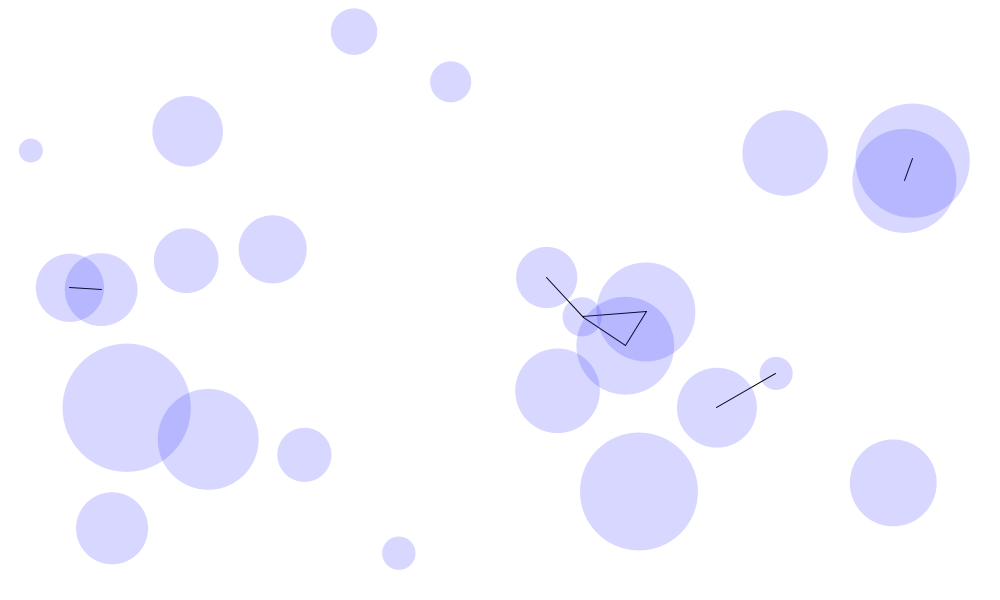
Frame 1 (no input)
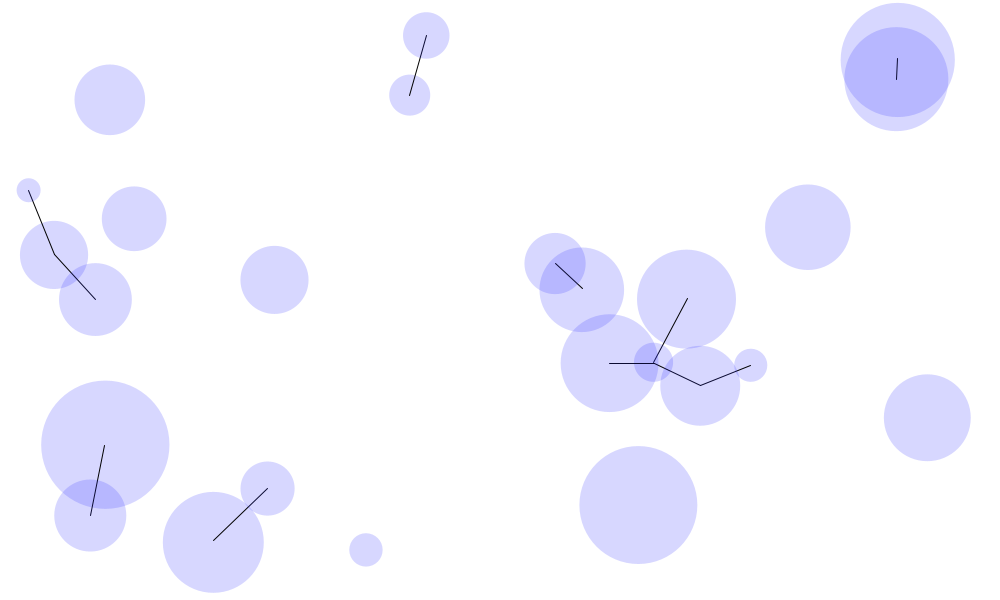
Frame 60 (the mouse pressed at the canvas centre just before this capture)
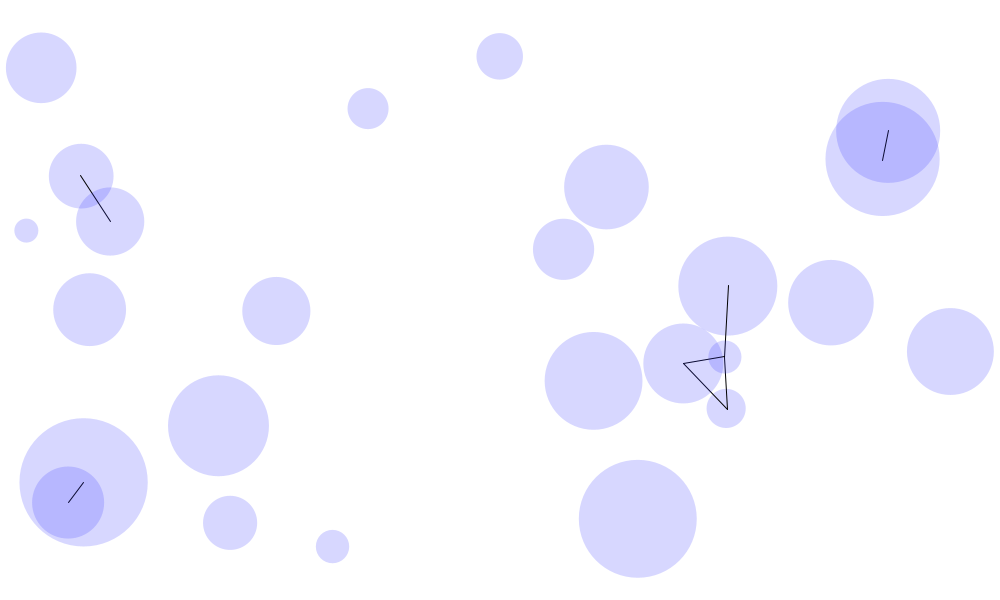
Frame 120 (the mouse held since frame 60 and released just before this capture)

The Processing sketch that drew these frames (run headless with seeded random() and noise(); from frame 60 on, the mouse is pressed at the canvas centre):

// Processing sketch: processing_172395
// ── processing_172395.pde

/*
 * Taller ProgramaciÃ³n MDI Veritas
 * Tarea#1
 * Crear un cÃ³digo donde mÃºltiples cÃrculos (o cualquier otra figura geomÃ©trica), 
 * se muevan a diferentes velocidades. Cuando cualquier cÃrculo se acerca a otro, 
 * a un radio menor predefinido, entonces dibujar una lÃnea entre ambos cÃrculos.

 * Tips: utilizar random() para definir cuanto se mueve un cÃrculo en cada paso. 
 * Checkear los bordes para que n se salgan los cÃrculos.
 */

/**
 * Main program file
 *
 * @author Paula ChavarrÃa
 * @since 28/1/14
 * @version 0.1
 */

//================================================================================
// Constants
//================================================================================


int SCREEN_WIDTH = 1000;
int SCREEN_HEIGHT = 600;
int CIRCLES_COUNT = 25;
int NEIGHBOR_DISTANCE = 75;

//================================================================================
// Global Variables
//================================================================================

ArrayList<Circle> circlesCollection; // The collection of circles presented on the
                                     // canvas

//================================================================================
// Program's methods override
//================================================================================

/**
 * @see http://www.processing.org/reference/setup_.html
 */
void setup() {
  
  // Sets the canvas
  size(1000,600);
  noCursor();
  smooth();
  
  // Initializes the circles collection
  circlesCollection = new ArrayList<Circle>();
  
  // Populates the circles collection
  for(int i = 0; i < CIRCLES_COUNT; i++) {
    Circle circle = new Circle();
    circlesCollection.add(circle);
  }
}

/**
 * @see http://www.processing.org/reference/draw_.html
 */
void draw() {
  
  // As we are animating we must clean the canvas background 
  // on every update cycle
  background(255);
  
  // Iterates backwards through the circles collection.
  for (int i=CIRCLES_COUNT-1; i >= 0; i--) {
    
    // Gets the circle
    Circle circle = circlesCollection.get(i);
    
    // Draws or updates the circle within the canvas
    circle.update();
    
    // Gets the position from the circle, in order to calculate its distance
    // with his neighbors
    float x1 = circle.xPosition;
    float y1 = circle.yPosition;
    
    // Iterates backwards through the circles posible neighbors.
    for(int j = i - 1; j >= 0 ; j --) {
      
      // Gets the circle posible neighbor
      Circle posibleNeighbor = circlesCollection.get(j);
      
      // Gets the position from the posible neighbor
      float x2 = posibleNeighbor.xPosition;
      float y2 = posibleNeighbor.yPosition;
  
      // Calculates the distance from the posible neighbor to the circle 
      float distance = sqrt((x1-x2)*(x1-x2) + (y1-y2)*(y1-y2));
      
      // Checks if the distance is less or equal to the min distance to be considered a neighbor
      if (distance <= NEIGHBOR_DISTANCE) {
        // As the possible neighbor is actually a neigbor a line should be drawn
        // within the two circles
        stroke(0);
        line(x1, y1, x2, y2);
      }
    }
  }
}

/*
 * Taller ProgramaciÃ³n MDI Veritas
 * Tarea#1
 * Crear un cÃ³digo donde mÃºltiples cÃrculos (o cualquier otra figura geomÃ©trica), 
 * se muevan a diferentes velocidades. Cuando cualquier cÃrculo se acerca a otro, 
 * a un radio menor predefinido, entonces dibujar una lÃnea entre ambos cÃrculos.

 * Tips: utilizar random() para definir cuanto se mueve un cÃrculo en cada paso. 
 * Checkear los bordes para que n se salgan los cÃrculos.
 */

/**
 * Class which serves as a model for a circle
 *
 * @author Paula ChavarrÃa
 * @since 28/1/14
 * @version 0.1
 */
class Circle { 
  
  //================================================================================
  // Constants
  //================================================================================

  static final float CIRCLE_MIN_RADIUS = 10.0;
  static final float CIRCLE_MAX_RADIUS = 75.0;
  static final float MAX_ANGLE = 360;
  static final float MIN_ANGLE = 0;
  static final float MAX_SPEED = 2;
  static final float MIN_SPEED = 0.1;
  
  //================================================================================
  // Attributes
  //================================================================================

  float yPosition; // the y position within the canvas
  float xPosition; // the x position within the canvas
  float speed; // the distance the circle is expected to move on each update
  float radius; // the circle radius
  float angle; // the direction that the circle would take when animated, 
               // the angle is given based on a clockwise direction. 
               // i.e Right is 0 and Up is 90.
  float deltaX; // the difference from x1 to x2, according to the angle
  float deltaY; // the difference from y1 to y2, according to the angle
  
  //================================================================================
  // Constructor
  //================================================================================

  /**
   * Default constructor
   */
  Circle() {  
    
    // Randomly sets the circles attributes
    this.radius = random(CIRCLE_MIN_RADIUS, CIRCLE_MAX_RADIUS);
    this.yPosition = random(radius, SCREEN_HEIGHT-radius);
    this.xPosition = random(radius, SCREEN_WIDTH-radius);
    this.angle = random(MIN_ANGLE, MAX_ANGLE);
    this.speed = random(MIN_SPEED, MAX_SPEED);
    
    // Sets the deltas before any update is performed
    calculateDelta();
  } 
  
  //================================================================================
  // UI Related Methods
  //================================================================================

  /**
   * Method which draws the circle on the canvas, and updates the deltas 
   * information for the next update
   */
  void update() { 
    
    // Draws the circle
    noStroke();
    fill(50,50,255,50);
    ellipse(xPosition, yPosition, radius*2, radius*2);
    
    // Handles collisions with the canvas borders
    
    // Checks if the circle has reached the right or left border
    if(xPosition + deltaX > SCREEN_WIDTH-radius || xPosition + deltaX < radius) {
      // As a collision is inminent the circle should "bounce", to do so the opposite of the 
      // angle (direction) is needed. e.g The opposite of 180 is 0.
      angle = MAX_ANGLE/2 - angle;
      calculateDelta();
   // Checks if the circle has reached the bottom or top border
    } else if (yPosition + deltaY > SCREEN_HEIGHT-radius || yPosition + deltaY < radius) {
      // As a collision is inminent the circle should "bounce", to do so the opposite of the 
      // angle (direction) is needed. e.g The opposite of 90 is 270.
      angle = MAX_ANGLE - angle;
      calculateDelta();
    }
    
    // Sets the circle's position for the next update
    xPosition += deltaX;
    yPosition += deltaY;
  }
  
  /**
   * Method which calculates the deltas. The circle new position is calculated upon the 
   * trigonometric functions. 
   */
  void calculateDelta() {
    
    // Calculates the deltas based on the angle, as the angle is based on a clockwise direction
    // the trigonometric functions result are multiplied by -1.
    deltaY = -1 * speed * sin(radians(angle));
    deltaX = -1 * speed * cos(radians(angle));
  }
} 
